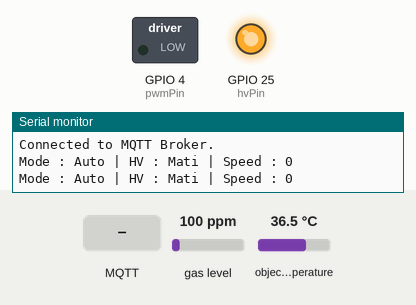
Recording of a sketch running on a simulated ESP32. On the bench: switched loads named in the sketch (green lamp = pin HIGH), output pins drawn as LEDs (lit = HIGH), the last lines printed to the serial monitor. The inputs (shaded band) are chosen by the test bench; at power-on: object temperature 36.5 °C, gas level 100 ppm. WiFi joins after 1.5 s; servers stay silent unless stated; random numbers use the default seed unless the sketch sets one; no MQTT or app messages arrive unless stated; not simulated (calls return 0 or success): secret.h; names the files do not define were given values by the test bench: mqtt_port = 1883.

Above: at 2.7 s.
2.8 s: MQTT message "HVON" arrives on the first subscribed topic
At 3.1 s:
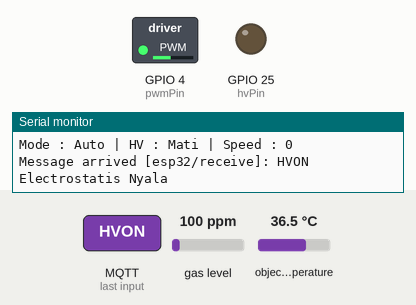
4.3 s: object temperature set to 44 °C
At 5.4 s:
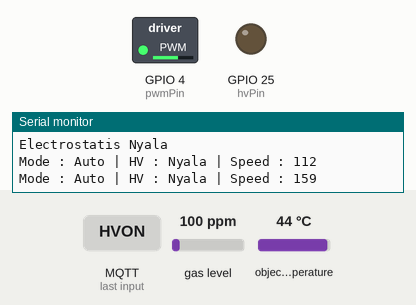
5.8 s: gas level set to 0 ppm
At 7.0 s:
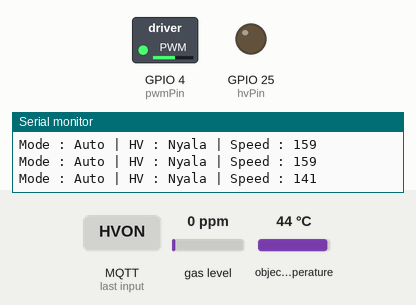
7.3 s: MQTT message "HVOFF" arrives on the first subscribed topic
At 7.8 s:
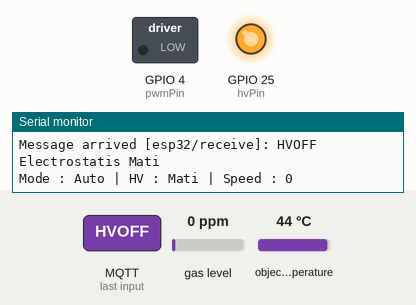
Timing chart, 0 to 10.3 s (numbered marks = the images above; inputs shaded):
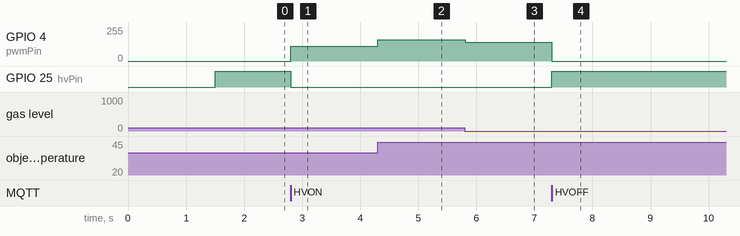

Measured:
- after the input at 2.8 s, GPIO 4 (pwmPin): 0/255 → 112/255 at once; GPIO 25 (hvPin): HIGH → LOW at once
- after the input at 4.3 s, GPIO 4 (pwmPin): 112/255 → 158/255 at once
- after the input at 5.8 s, GPIO 4 (pwmPin): 158/255 → 140/255 at once
- after the input at 7.3 s, GPIO 4 (pwmPin): 140/255 → 0/255 at once; GPIO 25 (hvPin): LOW → HIGH at once

The sketch:

mqtt.ino
```cpp
#include "header.h"
#include "functions.h"
//#include "setup.h"

void mqttCallback(char* topic, byte* payload, unsigned int length) {
  Serial.print("Message arrived [");
  Serial.print(topic);
  Serial.print("]: ");
  String message;
  for (int i = 0; i < length; i++) {
    message += (char)payload[i];
  }
  Serial.println(message);

  if (message == "HVON") {
    hvOn();
  } else if (message == "HVOFF") {
    hvOff();
  } else if (message == "FANINC") {
    fanInc();
  } else if (message == "FANDEC") {
    fanDec();
  } else if (message == "AUTO") {
    autoMan(1);
  } else if (message == "MANUAL") {
    autoMan(2);
  }
}

void setupMQTT() {
  mqttClient.setServer(mqtt_broker, mqtt_port);
  mqttClient.setCallback(mqttCallback);
}

void reconnect() {
  Serial.println("Connecting to MQTT Broker...");
  while (!mqttClient.connected()) {
    Serial.println("Reconnecting to MQTT Broker...");
    String clientId = "ESP32Client-";
    clientId += String(random(0xffff), HEX);

    if (mqttClient.connect(clientId.c_str(), mqtt_username, mqtt_password)) {
      Serial.println("Connected to MQTT Broker.");
      mqttClient.subscribe(topic_subscribe);
    } else {
      Serial.print("Failed, rc=");
      Serial.print(mqttClient.state());
      Serial.println(" try again in 5 seconds");
      delay(5000);
    }
  }
}

void setup() {
  Serial.begin(115200);
  //PWM Motor
  ledcSetup(M1A_PWM_CHANNEL, PWM_FREQUENCY, PWM_RESOLUTION);
  ledcAttachPin(pwmPin, M1A_PWM_CHANNEL);
  WiFi.begin(ssid, password);
  while (WiFi.status() != WL_CONNECTED) {
    delay(500);
    Serial.print(".");
  }
  Serial.println("");
  Serial.println("Connected to Wi-Fi");
  // Initialize secure WiFiClient
  wifiClient.setInsecure(); // Use this only for testing, it allows connecting without a root certificate
  setupMQTT();
  mlx.begin();  //Sensor Suhu
  MQ135.setRegressionMethod(1); //Sensor Asap
  MQ135.init();
  Serial.print("Calibrating please wait.");
  float calcR0 = 0;
  for(int i = 1; i<=10; i ++)
  {
    MQ135.update(); // Update data, the arduino will read the voltage from the analog pin
    calcR0 += MQ135.calibrate(RatioMQ135CleanAir);
    Serial.print(".");
  }
  MQ135.setR0(calcR0/10);
  Serial.println("  done!.");
  if(isinf(calcR0)) {Serial.println("Warning: Conection issue, R0 is infinite (Open circuit detected) please check your wiring and supply"); while(1);}
  if(calcR0 == 0){Serial.println("Warning: Conection issue found, R0 is zero (Analog pin shorts to ground) please check your wiring and supply"); while(1);}
//  dht.begin();
  pinMode(dht22, INPUT);
  pinMode(mq135, INPUT);
  pinMode(hvPin, OUTPUT);
  digitalWrite(hvPin, HIGH);
}

void loop() {
  if (!mqttClient.connected()) {
    reconnect();
  }
  mqttClient.loop();
  MQ135.update(); // Update data, the arduino will read the voltage from the analog pin
//  MQ135.setA(605.18); MQ135.setB(-3.937);    // Configure the equation to calculate CO concentration value
  MQ135.setA(110.47); MQ135.setB(-2.862);  // Configure the equation to calculate CO2 concentration value
//  float CO = MQ135.readSensor();
  float CO_raw = MQ135.readSensor();
  float CO_filtered = movingAverage(CO_raw);
  float CO_log = log10(CO_filtered + 1) * 100;
//  objTemp = mlx.readObjectTempC();
  //  ambientTemp = mlx.readAmbientTempC();

//  uint8_t tempVal = map(analogRead(dht22), 0, 4095, 10, 90);
//  uint8_t tempVal = dht.readTemperature();
  float tempVal = mlx.readObjectTempC();
  float coVal = constrain(CO_log, 10, 300);
//  uint8_t coVal = map(analogRead(mq135), 0, 4095, 50, 110);

//  if (isnan(tempVal)) tempVal = 0;
//  if (tempVal > 90) tempVal = 90;

  String dhtVal = String(tempVal);
  String mqVal = String(coVal);

  //          asap  and suhu     kecepatan
  //rule 1 : rendah and normal = normal
  rule = 0;
  aPred[rule] = min(crispValMQ(coVal, 'r'),crispValDht(tempVal, 'n'));
  z[rule] = min(aPred[rule] == 0.00 ? 80 : 180 - (100 * aPred[rule]), double(240));
  //rule 2 : rendah and hangat = normal
  rule = 1;
  aPred[rule] = min(crispValMQ(coVal, 'r'),crispValDht(tempVal, 'h'));
  z[rule] = min(aPred[rule] == 0.00 ? 80 : 180 - (100 * aPred[rule]), double(240));
  //rule 3 : rendah and panas  = normal
  rule = 2;
  aPred[rule] = min(crispValMQ(coVal, 'r'),crispValDht(tempVal, 'p'));
  z[rule] = min(aPred[rule] == 0.00 ? 80 : 180 - (100 * aPred[rule]), double(240));
  //rule 4 : sedang and normal = normal
  rule = 3;
  aPred[rule] = min(crispValMQ(coVal, 's'),crispValDht(tempVal, 'n'));
  z[rule] = min(aPred[rule] == 0.00 ? 80 : 180 - (100 * aPred[rule]), double(240));
  //rule 5 : sedang and hangat = tinggi
  rule = 4;
  aPred[rule] = min(crispValMQ(coVal, 's'),crispValDht(tempVal, 'h'));
  z[rule] = min(aPred[rule] == 0.00 ? 110 : 110 + (130 * aPred[rule]), double(240));
  //rule 6 : sedang and panas  = tinggi
  rule = 5;
  aPred[rule] = min(crispValMQ(coVal, 's'),crispValDht(tempVal, 'p'));
  z[rule] = min(aPred[rule] == 0.00 ? 110 : 110 + (130 * aPred[rule]), double(240));
  //rule 7 : tinggi and normal = normal
  rule = 6;
  aPred[rule] = min(crispValMQ(coVal, 't'),crispValDht(tempVal, 'n'));
  z[rule] = min(aPred[rule] == 0.00 ? 80 : 180 - (100 * aPred[rule]), double(240));
  //rule 8 : tinggi and hangat = tinggi
  rule = 7;
  aPred[rule] = min(crispValMQ(coVal, 't'),crispValDht(tempVal, 'h'));
  z[rule] = min(aPred[rule] == 0.00 ? 110 : 110 + (130 * aPred[rule]), double(240));
  //rule 9 : tinggi and panas  = tinggi
  rule = 8;
  aPred[rule] = min(crispValMQ(coVal, 't'),crispValDht(tempVal, 'p'));
  z[rule] = min(aPred[rule] == 0.00 ? 110 : 110 + (130 * aPred[rule]), double(240));

  aTot = 0;
  zTot = 0;
  for(int i = 0; i < 9; i++){
    aTot = aTot + aPred[i];
    zTot = zTot + (aPred[i]*z[i]);
  }

  // Pemberian nilai default jika tidak ada rule aktif
  if (aTot > 0) {
    zRes = zTot / aTot;
  } else {
    zRes = 80;
  }

  if (hvStat == false){            //Jika hv menyala, maka kipas akan menyala dan secara default mengguanakn perhitungan fuzzy
    if(modeAuto == true) {        //Ketika modeAuto true, maka kecepatan referensi berasal dari perhitungan fuzzy
      speedRef = int(zRes);       //Inisiasi speedRef dengan nilai dari perhitungan fuzzy
      if (changeMode == false) changeMode = true;
    } else {
      speedRef = manualSpeedRef;  //Inisialisasi speedRef dengan kecepatan manual
      if (changeMode == true) {   //Ketika modeAuto false,
       changeMode = false;        //mentrigger perubahan mode,
       manualSpeedRef = zRes;     //untuk mengambil nilai terakhir dari perhitungan fuzzy
      }
    }
  } else {                        //Jika hv mati, maka kipas mati
    speedRef = 0;
  }

  String publishedSpeed = String(speedRef);
  long now = millis();

  if (now - previous_time > 1000) { //Mempublish setiap satu detik
    previous_time = now;

    if(modeAuto == true){
      Serial.print("Mode : Auto | ");
    } else {
      Serial.print("Mode : Manual | ");
    }

    if(hvStat == true){
      Serial.print("HV : Mati | ");
    } else {
      Serial.print("HV : Nyala | ");
    }

    Serial.println(String()+F("Speed : ")+speedRef);
    // Publish the sensor value to the MQTT topic
    mqttClient.publish(topic_publish_dht22, dhtVal.c_str());
    mqttClient.publish(topic_publish_mq135, mqVal.c_str());
    mqttClient.publish(topic_publish_fanSpeed, publishedSpeed.c_str());
  }

  ledcWrite(M1A_PWM_CHANNEL, min(speedRef, 255)); //Mengendalikan kecepatan kipas pada pin kipas

}


//DUMP
//    Serial.println(String()+F("Suhu : ")+dhtVal+F("°C | Asap : ")+mqVal+F(" ppm = Fan Speed : ")+zRes+F("Mode : ")+modeAuto);
//    Serial.print("a=");
//    for (int i = 0; i < 8; i++){
//      Serial.print(aPred[i]);
//      Serial.print("|");
//    }
//    Serial.println(aPred[8]);
//    Serial.print("z=");
//    for (int i = 0; i < 8; i++){
//      Serial.print(z[i]);
//      Serial.print("|");
//    }
//    Serial.println(z[8]);
//
//    Serial.println(String()+F(" | Speed : ")+zRes);
```

functions.h
```cpp
void hvOn(){ //Menyalakan prototip
  Serial.println("Electrostatis Nyala");
  digitalWrite(hvPin, LOW);
  hvStat = false;
}

void hvOff(){ //mematikan prototip
  Serial.println("Electrostatis Mati");
  digitalWrite(hvPin, HIGH);
  hvStat = true;
}

void fanInc(){ //menambah kecepatan kipas jika dirubah menjadi mode manual
  if (manualSpeedRef <= 240){
    manualSpeedRef+=10;
  }
}

void fanDec(){ //mengurangi kecepatan kipas jika dirubah menjadi mode manual
  if (manualSpeedRef >= 20){
    manualSpeedRef-=10;
  }
}

void autoMan(uint8_t state){
  if(state == 1) {
    Serial.println("Mode Auto");
    modeAuto = true;
  }
  if(state == 2){
    Serial.println("Mode Manual");
    modeAuto = false;
  }
}

double crispValDht(double dhtVal, char state){  // n : normal | h : hangat | p : panas
  double x = 0;
  if(state == 'n' || state == 'N'){     //normal
    if (dhtVal >= 50) x = 0;
    else if (dhtVal <= 30) x = 1;
    else  x = (50 - dhtVal) / 20;
  }
  if(state == 'h' || state == 'H'){     //Hangat
    if (dhtVal <= 37 || dhtVal >= 67) x = 0;
    else if (dhtVal <= 53) x = (dhtVal - 37) / 16;
    else x = (67 - dhtVal) / 14;
  }
  if(state == 'p' || state == 'P'){     //panas
    if (dhtVal <= 53) x = 0;
    else if (dhtVal >= 75) x = 1;
    else x = (dhtVal - 53) / 22;
  }
  return x;
}

double crispValMQ(double mqVal, char state){ //r : Rendah | s : Sedang | t : Tinggi
  double x = 0;
  if(state == 'r' || state == 'R'){     //rendah
    if (mqVal <= 60) x = 1;
    else if (mqVal >= 86) x = 0;
    else x = (86 - mqVal) / 26;
  }
  if(state == 's' || state == 'S'){     //sedang
    if (mqVal <= 73 || mqVal >= 100) x = 0;
    else if (mqVal <= 86) x = (mqVal - 73) / 13;
    else x = (100 - mqVal) / 14;
  }
  if(state == 't' || state == 'T'){     //tinggi
    if (mqVal <= 86) x = 0;
    else if (mqVal >= 100) x = 1;
    else x = (mqVal - 86) / 14;
  }
  return x;
}

float movingAverage(float newValue) {
  filterBuffer[filterIndex] = newValue;
  filterIndex = (filterIndex + 1) % FILTER_SIZE;
  float sum = 0;
  for (int i = 0; i < FILTER_SIZE; i++) {
    sum += filterBuffer[i];
  }
  return sum / FILTER_SIZE;
}
```

header.h
```cpp
//#include <Arduino.h>
//#include "DHT.h"
#include <WiFi.h>
#include <WiFiClientSecure.h>
#include <PubSubClient.h>
#include <Wire.h>
#include <Adafruit_MLX90614.h>
#include <MQUnifiedsensor.h>
#include "secret.h"

//#define DHTTYPE DHT11   // DHT 11
//#define DHTTYPE DHT22   // DHT 22  (AM2302), AM2321

//PWM Motor
#define PWM_FREQUENCY   1000
#define PWM_RESOLUTION  8
#define M1A_PWM_CHANNEL 6

//MQ properties
#define placa "ESP32"
#define Voltage_Resolution 3.3
#define pin 36 //Analog input 0 of your arduino
#define type "MQ-135" //MQ135
#define ADC_Bit_Resolution 12 // For arduino UNO/MEGA/NANO
#define RatioMQ135CleanAir 3.6//RS / R0 = 3.6 ppm
//#define calibration_button 13 //Pin to calibrate your sensor
#define FILTER_SIZE 10

// MQTT topic for IR sensor
const char* topic_publish_dht22 = "esp32/dht22";
const char* topic_publish_mq135 = "esp32/mq135";
//const char* topic_publish_crispVal = "esp32/crispVal";
const char* topic_publish_fanSpeed = "esp32/fanSpeed";
const char* topic_subscribe = "esp32/receive";

String fanSpeedState = "";

// Pin Instance
const int dht22 = 34;
const int mq135 = 36;
const int pwmPin = 4;
const int hvPin = 25;

// Create instances
WiFiClientSecure wifiClient;
PubSubClient mqttClient(wifiClient);
Adafruit_MLX90614 mlx = Adafruit_MLX90614();  //Sensor Suhu
MQUnifiedsensor MQ135(placa, Voltage_Resolution, ADC_Bit_Resolution, pin, type);  //Sensor Asap
//DHT dht(dht22, DHTTYPE);

// Variables for timing
long previous_time = 0;

//float objTemp = 0;
//float ambientTemp = 0;

bool modeAuto = true;
bool changeMode = false;
bool hvStat = true;
double aPred[9] = {0};
double z[9] = {0};
double aTot = 0;
double zTot = 0;
double zRes = 0;
uint8_t rule = 0;
int speedRef = 0;
int manualSpeedRef = 0;
int lastSpeedVal = 0;
//Filter MQ Value
float filterBuffer[FILTER_SIZE];
int filterIndex = 0;
float mq = 0;
```
